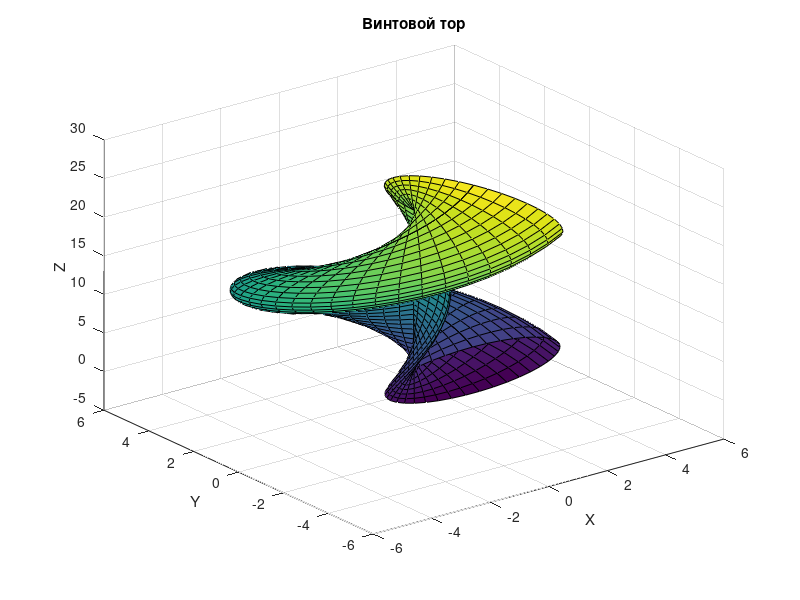

Write the MATLAB code that produced this figure.
f=linspace(0,2*pi,40); v=linspace(0,5,40);
[FF,VV]=meshgrid(f,v);
a=2; b=5; R=3;
x=(a+R*sin(FF)).*cos(VV);
y=(a+R*sin(FF)).*sin(VV);
z=R*cos(FF)+b*VV;
surf(x,y,z);
xlabel('X'); ylabel('Y');
zlabel('Z'); 
title('Винтовой тор');